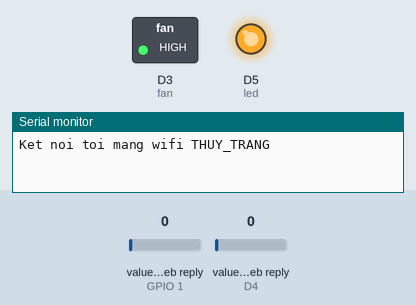
This sketch was run on a simulated ESP8266 (NodeMCU). Shown: switched loads named in the sketch (green lamp = pin HIGH), output pins drawn as LEDs (lit = HIGH), the last lines printed to the serial monitor. The test bench sets the inputs (shaded band); at power-on: value in the web reply (sensors on GPIO 1, D4) 0. WiFi joins after 1.5 s; servers stay silent unless stated; web services answer with replies made up by the test bench.

Above: at 0.2 s.
At 3.3 s:
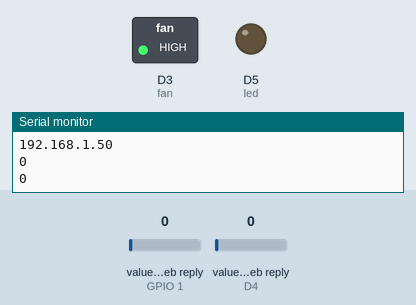
At 4.3 s:
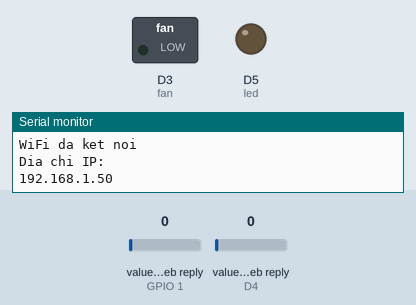
Timing chart, 0 to 5.8 s (numbered marks = the images above):
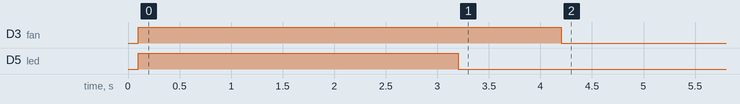

The sketch:

wifi_read_thingspeak.ino
```cpp
#include <ESP8266WiFi.h>

char ssid[] = "THUY_TRANG" ;
char pass[] = "12341234";
int keyIndex = 0;
WiFiClient  client;
#include "ThingSpeak.h"
int led = D5;
int fan = D3;

unsigned long myChannelNumber = 760890;
const char * myReadAPIKey = "6L866X7NFH7BNRLU";


void setup() {
  Serial.begin(115200);
  delay(100);

  WiFi.mode(WIFI_STA);

  ThingSpeak.begin(client);
  pinMode (led, OUTPUT);
digitalWrite (led,HIGH);
pinMode (fan, OUTPUT);
digitalWrite (fan,HIGH);
}

void loop() {

  Serial.println();
  Serial.println();
  Serial.print("Ket noi toi mang wifi ");
  Serial.println(ssid);
  WiFi.begin(ssid, pass);
  while (WiFi.status() != WL_CONNECTED) {
    delay(500);
    Serial.print(".");
  }
  Serial.println("");
  Serial.println("WiFi da ket noi");
  Serial.println("Dia chi IP: ");
  Serial.println(WiFi.localIP()); //In ra dia chi IP

  // Measure Signal Strength (RSSI) of Wi-Fi connection
  //long rssi = WiFi.RSSI();

  // Write value to Field 1 of a ThingSpeak Channel
  int httpCode = ThingSpeak.readIntField(myChannelNumber, 1, "6L866X7NFH7BNRLU");
  int httpCode1 = ThingSpeak.readIntField(myChannelNumber, 2, "6L866X7NFH7BNRLU");
  Serial.println(httpCode);
  Serial.println(httpCode1);
  // Wait 2 seconds to uodate the channel again
  delay(1000);
  if ( httpCode == 1){
    digitalWrite(led, HIGH);

  }
  else{
    digitalWrite(led, LOW);

  }delay(1000);
  if ( httpCode1 == 1){
    digitalWrite(fan, HIGH);

  }
  else{
    digitalWrite(fan, LOW);

  }

}
```

Measured:
- by itself, D3 (fan): HIGH → LOW at 4.2 s
- by itself, D5 (led): HIGH → LOW at 3.2 s
